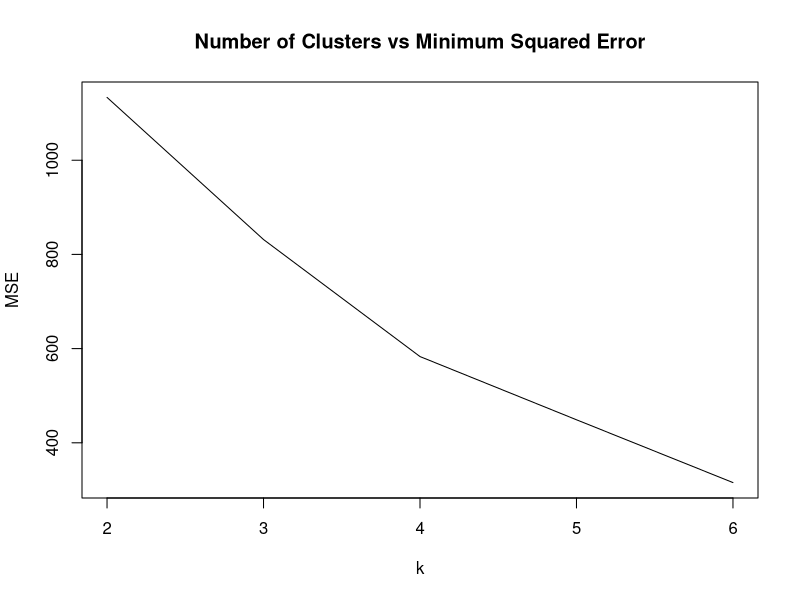

The R source for this figure:

# Loading Data
data<-read.csv("Training_Dataset.csv",header=TRUE)

# Creating model for K means with 2 clusters
kmeans_2<-kmeans(data[,-4],2)

# Creating model for K means with 3 clusters

kmeans_3<-kmeans(data[,-4],3)

# Creating model for K means with 4 clusters

kmeans_4<-kmeans(data[,-4],4)

# Creating model for K means with 5 clusters

kmeans_5<-kmeans(data[,-4],5)

# Creating model for K means with 6 clusters

kmeans_6<-kmeans(data[,-4],6)

# Computing total sum of squares cluster for k=2 :
total_ss_2<- kmeans_2$tot.withinss

# Computing total sum of squares cluster for k=3 :
total_ss_3<- kmeans_3$tot.withinss

# Computing total sum of squares cluster for k=4 :
total_ss_4<- kmeans_4$tot.withinss
  

# Computing total sum of squares cluster for k=5 :
total_ss_5<- kmeans_5$tot.withinss

# Computing total sum of squares cluster for k=6 :
total_ss_6<- kmeans_6$tot.withinss


total_ss<-c(total_ss_2,total_ss_3,total_ss_4,total_ss_5,total_ss_6)

k_values<-c(2,3,4,5,6)

#Plotting graph for this :

plot(k_values,total_ss,xlab="k",ylab="MSE",type="l",main="Number of Clusters vs Minimum Squared Error")

# From the graph, as per this data,elbow is created at k=3, so we will take 3 clusters in this case

# Class output for each sample with k=3 in K Means

print(kmeans_3$cluster)
